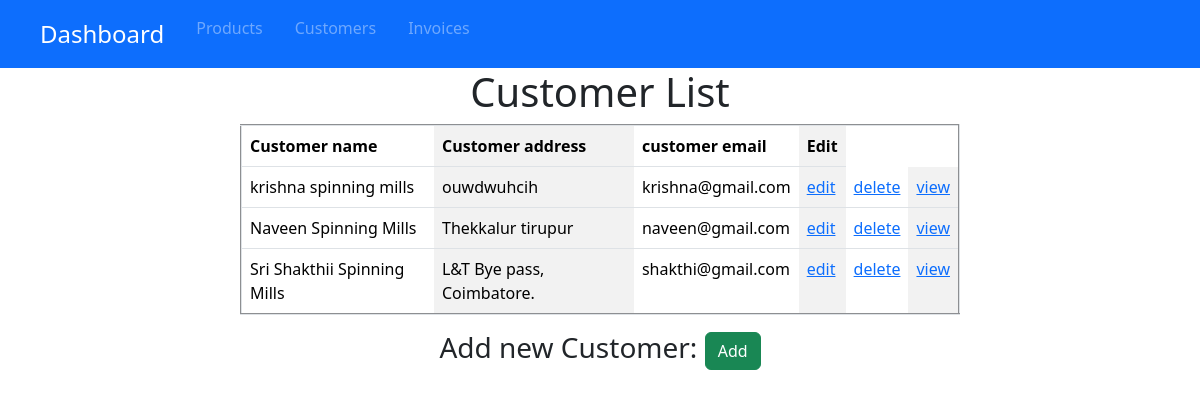
The app's page /CustomerList/, older data.
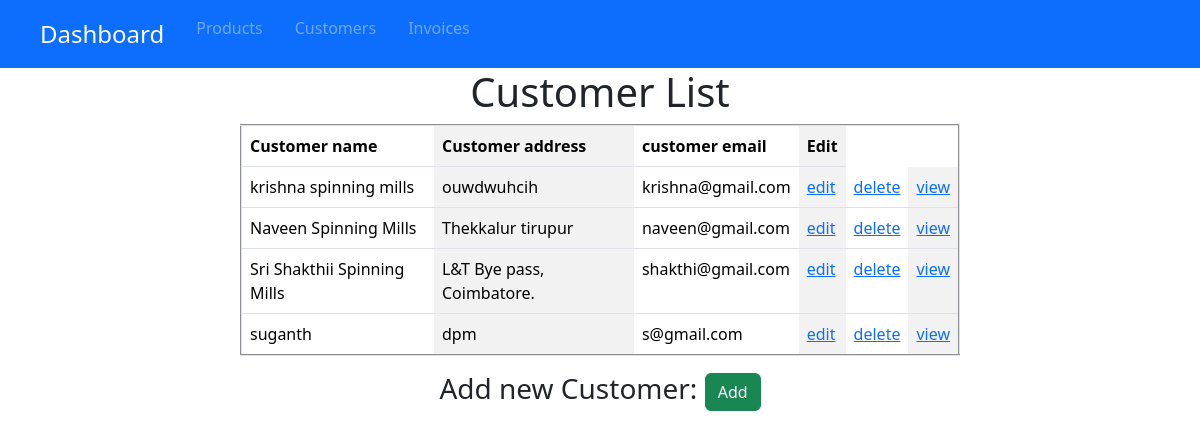
The same page, newer data.
### inventory/models.py (models this page shows, shortened)
class Customer(models.Model):
    customer_name=models.CharField(max_length=200)
    customer_phone=models.CharField(max_length=22,unique=True)
    customer_email=models.EmailField(null=True,blank=True)
    customer_address=models.TextField()
    customer_gst_number=models.CharField(max_length=50, blank=True, null=True)
    created_at=models.DateTimeField(auto_now_add=True)

### inventory/views.py (the view)
# urls.py: path('CustomerList/',CustomerList.as_view(),name='CustomerList'),
class CustomerList(ListView):
    model=Customer
    context_object_name='customerobjects'

### templates/inventory/Customer_list.html (shortened to what this page needs)
{% extends 'inventory/dummy.html' %}
{% block content %}
    <center>
        <h1>Customer List</h1>
        <table border="2px" style="width: 60%;" cellpadding="10px" class="table table-striped-columns">
            <tr>
                <th>Customer name</th>
                <th>Customer address</th>
                <th>customer email</th>
                <th>Edit</th>
            </tr>
            {% for customer in customerobjects %}
            <tr>
                <td>{{customer.customer_name}}</td>
                <td>{{customer.customer_address}}</td>
                <td>{{customer.customer_email}}</td>
                <td> <a href="{% url 'CustomerUpdate' pk=customer.pk %}">edit</a></td>
                <td> <a href="{% url 'CustomerDelete' pk=customer.pk %}">delete</a></td>
                <td> <a href="{% url 'CustomerDetail' pk=customer.pk %}">view</a></td>
            </tr>
            {% endfor %}
        </table>
       <h3>Add new Customer: <a href="{% url 'CreateCustomer' %}" class="btn btn-success">Add</a> </h3>
    </center>
    {% endblock %}

Row changes from the older to the newer data that the page shows:
added Customer: customer_name "suganth", customer_address "dpm", customer_email "s@gmail.com"
